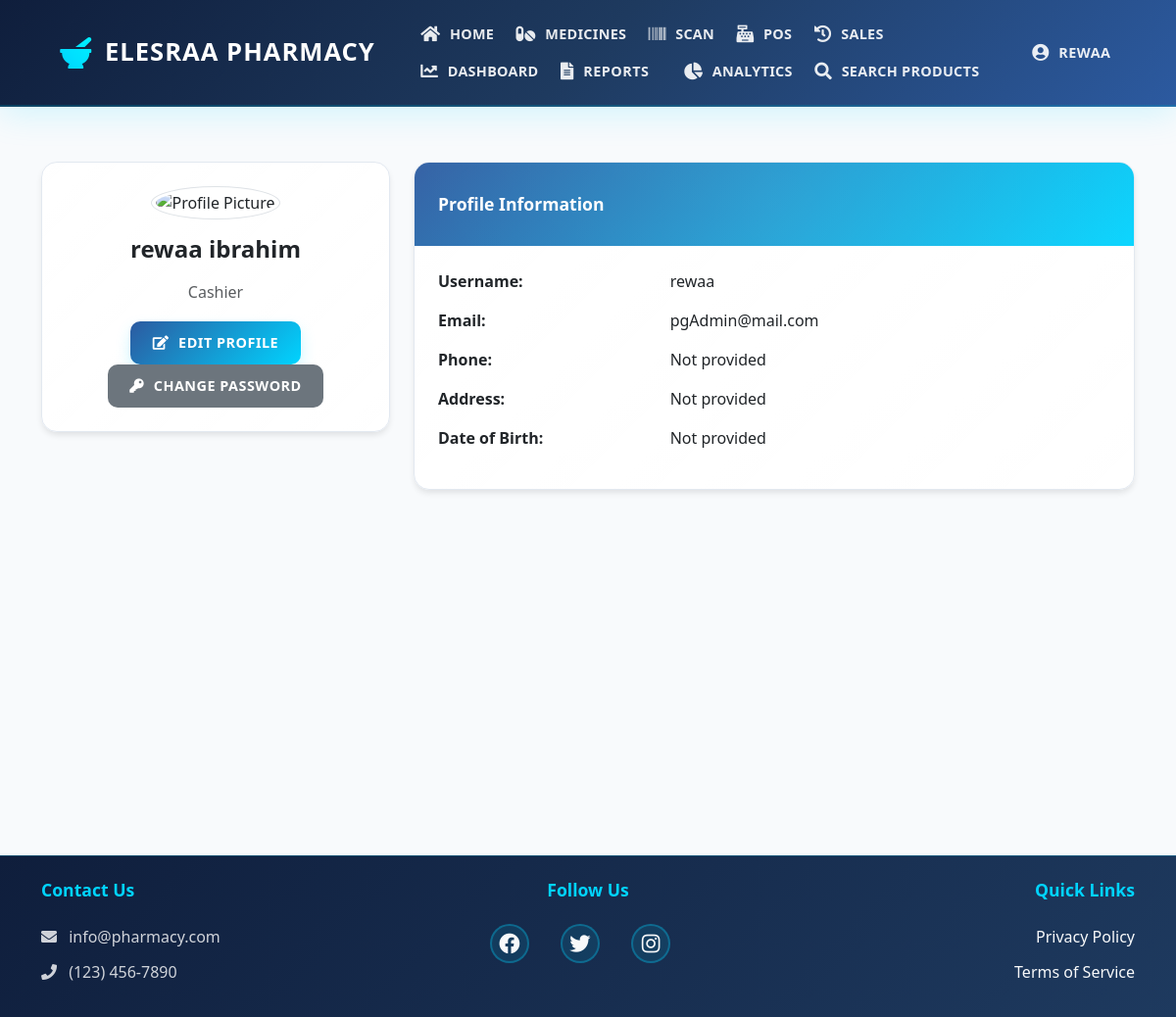
Screenshot of /profile/ (signed in) with the database file from the repository.
### pharmacy/models.py (models this page shows, shortened)
class UserProfile(models.Model):
    ROLE_CHOICES = [
        ('ADMIN', 'Administrator'),
        ('PHARMACIST', 'Pharmacist'),
        ('CASHIER', 'Cashier'),
        ('STOCK_MANAGER', 'Stock Manager'),
    ]
    user = models.OneToOneField(User, on_delete=models.CASCADE)
    role = models.CharField(max_length=20, choices=ROLE_CHOICES)
    phone = models.CharField(max_length=20, blank=True)
    address = models.TextField(blank=True)
    profile_pic = models.ImageField(upload_to='profile_pics/', blank=True, null=True)
    bio = models.TextField(blank=True)
    date_of_birth = models.DateField(null=True, blank=True)
    def get_profile_pic_url(self):
        if self.profile_pic:
            return self.profile_pic.url
        return '/static/pharmacy/images/default_profile.png'

### pharmacy/views.py (the view)
# urls.py: path('profile/', views.profile_view, name='profile_view'),
@login_required
def profile_view(request):
    return render(request, 'pharmacy/profile/view.html', {
        'profile': request.user.userprofile
    })

### pharmacy/context_processors.py (called while the page is built)
def guest_contact(request):
    return {'whatsapp_number': settings.WHATSAPP_NUMBER}

### code backup/pharmacy/templates/pharmacy/profile/view.html (shortened to what this page needs)
{% extends 'pharmacy/base.html' %}
{% block content %}
<div class="container mt-4">
    <div class="row">
        <div class="col-md-4">
            <div class="card">
                <div class="card-body text-center">
                    <img src="{{ profile.get_profile_pic_url }}"
                         alt="Profile Picture"
                         class="rounded-circle img-thumbnail mb-3"
                         style="width: 150px; height: 150px; object-fit: cover;">
                    <h3>{{ profile.user.get_full_name }}</h3>
                    <p class="text-muted">{{ profile.get_role_display }}</p>
                    <div class="mt-3">
                        <a href="{% url 'pharmacy:profile_edit' %}" class="btn btn-primary">
                            <i class="fas fa-edit"></i> Edit Profile
                        </a>
                        <a href="{% url 'pharmacy:change_password' %}" class="btn btn-secondary">
                            <i class="fas fa-key"></i> Change Password
                        </a>
                    </div>
                </div>
            </div>
        </div>
        <div class="col-md-8">
            <div class="card">
                <div class="card-header">
                    <h5 class="mb-0">Profile Information</h5>
                </div>
                <div class="card-body">
                    <div class="row mb-3">
                        <div class="col-md-4"><strong>Username:</strong></div>
                        <div class="col-md-8">{{ profile.user.username }}</div>
                    </div>
                    <div class="row mb-3">
                        <div class="col-md-4"><strong>Email:</strong></div>
                        <div class="col-md-8">{{ profile.user.email }}</div>
                    </div>
                    <div class="row mb-3">
                        <div class="col-md-4"><strong>Phone:</strong></div>
                        <div class="col-md-8">{{ profile.phone|default:"Not provided" }}</div>
                    </div>
                    <div class="row mb-3">
                        <div class="col-md-4"><strong>Address:</strong></div>
                        <div class="col-md-8">{{ profile.address|default:"Not provided" }}</div>
                    </div>
                    <div class="row mb-3">
                        <div class="col-md-4"><strong>Date of Birth:</strong></div>
                        <div class="col-md-8">
                            {{ profile.date_of_birth|date:"F d, Y"|default:"Not provided" }}
                        </div>
                    </div>
                </div>
            </div>
        </div>
    </div>
</div>
{% endblock %}

### code backup/pharmacy/templates/pharmacy/base.html (shortened to what this page needs)
{% load static %}
<!DOCTYPE html>
<html lang="en">
<head>
    <link href="https://cdn.jsdelivr.net/npm/bootstrap@5.3.2/dist/css/bootstrap.min.css" rel="stylesheet">
    <link href="https://cdnjs.cloudflare.com/ajax/libs/font-awesome/6.0.0/css/all.min.css" rel="stylesheet">
    <link href="{% static 'pharmacy/css/style.css' %}" rel="stylesheet">
    <link rel="stylesheet" href="https://cdnjs.cloudflare.com/ajax/libs/font-awesome/5.15.4/css/all.min.css">
    <link href="https://cdn.jsdelivr.net/npm/select2@4.1.0-rc.0/dist/css/select2.min.css" rel="stylesheet" />
</head>
<body>
    <nav class="navbar navbar-expand-lg sticky-top">
        <div class="container">
            <a class="navbar-brand" href="{% url 'pharmacy:home' %}">
                <i class="fas fa-mortar-pestle"></i>
                Elesraa Pharmacy
            </a>
            <div class="collapse navbar-collapse" id="navbarNav">
                <ul class="navbar-nav me-auto">
                    <li class="nav-item">
                        <a class="nav-link {% if request.resolver_match.url_name == 'home' %}active{% endif %}"
                           href="{% url 'pharmacy:home' %}">
                            <i class="fas fa-home"></i> Home
                        </a>
                    </li>
                    <li class="nav-item">
                        <a class="nav-link {% if request.resolver_match.url_name == 'medicine_list' %}active{% endif %}"
                           href="{% url 'pharmacy:medicine_list' %}">
                            <i class="fas fa-pills"></i> Medicines
                        </a>
                    </li>
                    <li class="nav-item">
                        <a class="nav-link {% if request.resolver_match.url_name == 'stock_scan' %}active{% endif %}"
                           href="{% url 'pharmacy:stock_scan' %}">
                            <i class="fas fa-barcode"></i> Scan
                        </a>
                    </li>
                    {% if user.is_authenticated %}
                        {% with user_role=user.userprofile.role %}
                            {% if user_role == 'ADMIN' or user_role == 'CASHIER' %}
                                <li class="nav-item">
                                    <a class="nav-link {% if request.resolver_match.url_name == 'pos' %}active{% endif %}"
                                       href="{% url 'pharmacy:pos' %}">
                                        <i class="fas fa-cash-register"></i> POS
                                    </a>
                                </li>
                            {% endif %}
                        {% endwith %}
                    {% endif %}
                    <li class="nav-item">
                        <a class="nav-link {% if request.resolver_match.url_name == 'sales_history' %}active{% endif %}"
                           href="{% url 'pharmacy:sales_history' %}">
                            <i class="fas fa-history"></i> Sales
                        </a>
                    </li>
                    <li class="nav-item">
                        <a class="nav-link {% if request.resolver_match.url_name == 'dashboard' %}active{% endif %}"
                           href="{% url 'pharmacy:dashboard' %}">
                            <i class="fas fa-chart-line"></i> Dashboard
                        </a>
                    </li>
                    <li class="nav-item dropdown">
                        <button class="nav-link dropdown-toggle btn btn-link" type="button" id="reportsDropdown"
                                data-bs-toggle="dropdown" aria-expanded="false">
                            <i class="fas fa-file-alt"></i> Reports
                        </button>
                    </li>
                    <li class="nav-item">
                        <a class="nav-link {% if request.resolver_match.url_name == 'customer_analytics' %}active{% endif %}"
                           href="{% url 'pharmacy:customer_analytics' %}">
                            <i class="fas fa-chart-pie"></i> Analytics
                        </a>
                    </li>
                    <li class="nav-item">
                        <a class="nav-link" href="{% url 'pharmacy:product_search' %}">
                            <i class="fas fa-search"></i> Search Products
                        </a>
                    </li>
                </ul>
                <ul class="navbar-nav ms-auto">
                    {% if user.is_authenticated %}
                    <li class="nav-item dropdown">
                        <button class="nav-link dropdown-toggle btn btn-link" type="button" id="userDropdown"
                                data-bs-toggle="dropdown" aria-expanded="false">
                            {% if user.userprofile.profile_pic %}
                                <img src="{{ user.userprofile.profile_pic.url }}"
                                     alt="Profile"
                                     class="rounded-circle"
                                     style="width: 32px; height: 32px; object-fit: cover;">
                            {% else %}
                                <i class="fas fa-user-circle"></i>
                            {% endif %}
                            {{ user.username }}
                        </button>
                    </li>
                    {% endif %}
                </ul>
            </div>
        </div>
    </nav>
    <div class="main-container">
        {% block content %}
        {% endblock %}
    </div>
    <footer class="bg-dark text-light py-4">
        <div class="container">
            <div class="row">
                <div class="col-md-4">
                    <h5>Contact Us</h5>
                    <p><i class="fas fa-envelope me-2"></i> info@pharmacy.com</p>
                    <p><i class="fas fa-phone me-2"></i> (123) 456-7890</p>
                </div>
                <div class="col-md-4 text-center">
                    <h5>Follow Us</h5>
                    <div class="social-links">
                        <a href="#" class="text-light me-3"><i class="fab fa-facebook fa-lg"></i></a>
                        <a href="#" class="text-light me-3"><i class="fab fa-twitter fa-lg"></i></a>
                        <a href="#" class="text-light me-3"><i class="fab fa-instagram fa-lg"></i></a>
                    </div>
                </div>
                <div class="col-md-4 text-end">
                    <h5>Quick Links</h5>
                    <p><a href="#" class="text-light text-decoration-none">Privacy Policy</a></p>
                    <p><a href="#" class="text-light text-decoration-none">Terms of Service</a></p>
                </div>
            </div>
        </div>
    </footer>
</body>
</html>

### rows the page displays
UserProfile: user.get_full_name "rewaa ibrahim", role "Cashier", user.username "rewaa", user.email "pgAdmin@mail.com", phone "Not provided", address "Not provided", date_of_birth "Not provided"

### other values shown
{{ user.username }} "REWAA"
